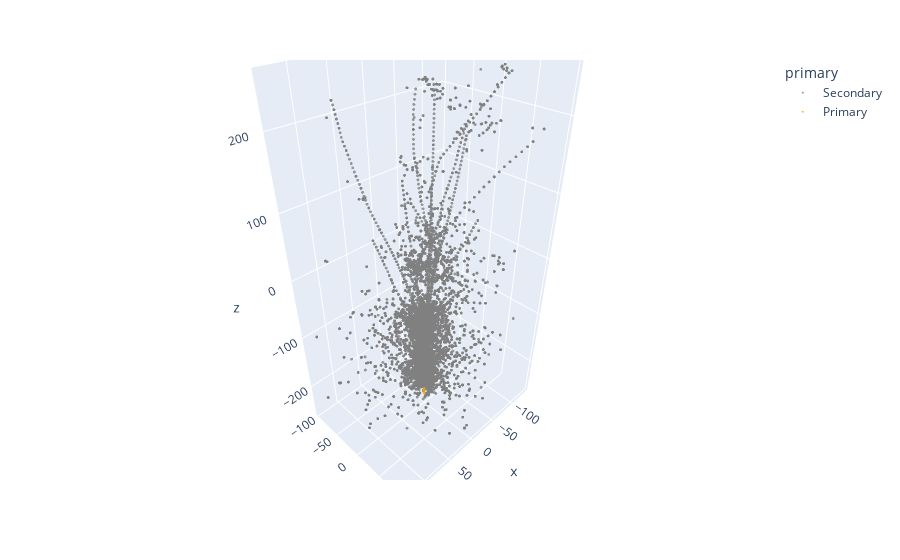

Notebook code cell kept with this figure:
### Code cell
import plotly.express as px

fig = px.scatter_3d(
    long_df,
    x="x",
    y="y",
    z="z",
    color="primary",
    color_discrete_map={
        "Primary": "orange",
        "Secondary": "gray"
    },
    opacity=0.8,
    hover_name="name"

)

fig.update_traces(marker=dict(size=1))
fig.show()

### Figure 1 — Plotly figure (JSON) as saved in the notebook; plotly's stock layout.template omitted (floating-point values rounded to 4 significant figures; data arrays with more than 128 entries replaced by an {"elided": "..."} marker saying what was removed)
{"data": [{"hovertemplate": "<b>%{hovertext}</b><br><br>primary=Secondary<br>x=%{x}<br>y=%{y}<br>z=%{z}<extra></extra>", "hovertext": {"elided": "38298 str values"}, "legendgroup": "Secondary", "marker": {"color": "gray", "opacity": 0.8, "size": 1, "symbol": "circle"}, "mode": "markers", "name": "Secondary", "scene": "scene", "showlegend": true, "type": "scatter3d", "x": {"elided": "38298 float values"}, "y": {"elided": "38298 float values"}, "z": {"elided": "38298 float values"}}, {"hovertemplate": "<b>%{hovertext}</b><br><br>primary=Primary<br>x=%{x}<br>y=%{y}<br>z=%{z}<extra></extra>", "hovertext": ["K-", "K-", "K-"], "legendgroup": "Primary", "marker": {"color": "orange", "opacity": 0.8, "size": 1, "symbol": "circle"}, "mode": "markers", "name": "Primary", "scene": "scene", "showlegend": true, "type": "scatter3d", "x": [-3.78, -3.78, -3.801], "y": [-4.326, -4.349, -4.372], "z": [-250.0, -244.9, -239.9]}], "layout": {"legend": {"title": {"text": "primary"}, "tracegroupgap": 0}, "margin": {"t": 60}, "scene": {"domain": {"x": [0, 1], "y": [0, 1]}, "xaxis": {"title": {"text": "x"}}, "yaxis": {"title": {"text": "y"}}, "zaxis": {"title": {"text": "z"}}}}}
